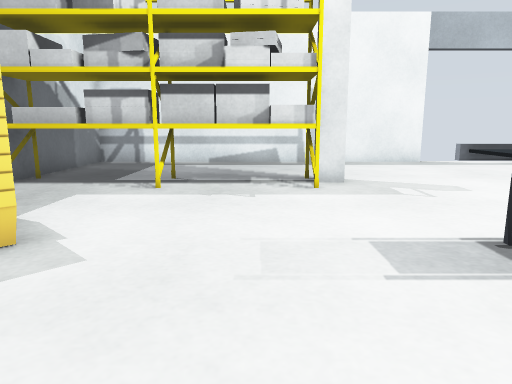
view 1 (above)

17 first-person views from a walk through a robot-simulator world made for Gazebo. The camera is 0.72 m above the floor, tilts 10° down and sees 70° across. The floor is counted in squares, 0.5 m on a side. Each view is taken from the middle of a square. On the plan, view 1 faces up. The plan holds only what a view shows up to about 16 squares ahead; the rest is blank.

view 2
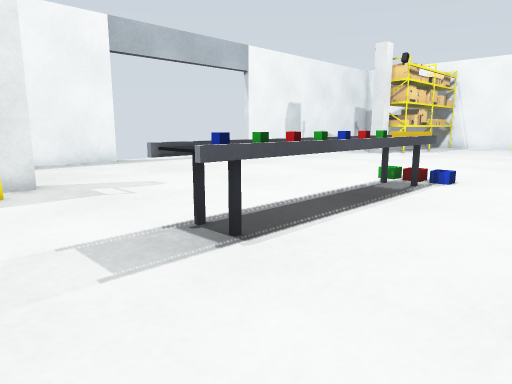

view 3
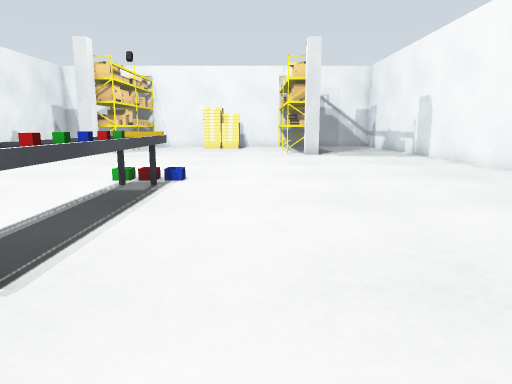

view 4
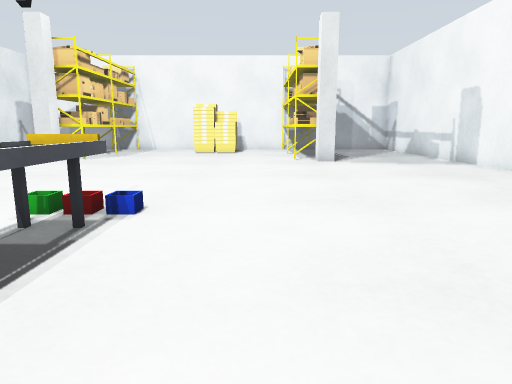

view 5
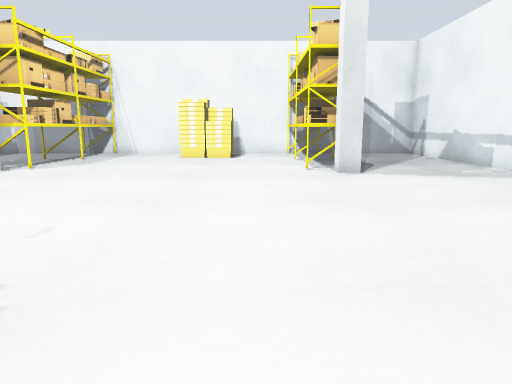

view 6
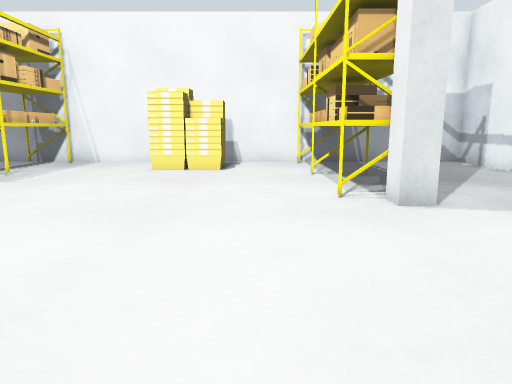

view 7
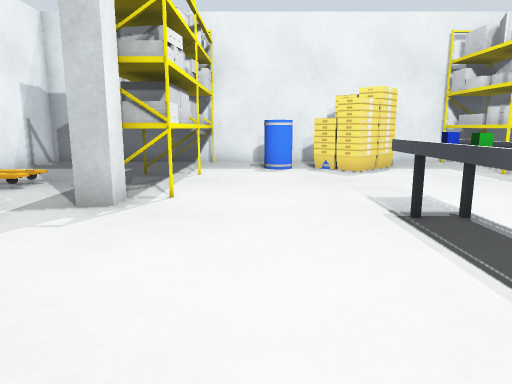

view 8
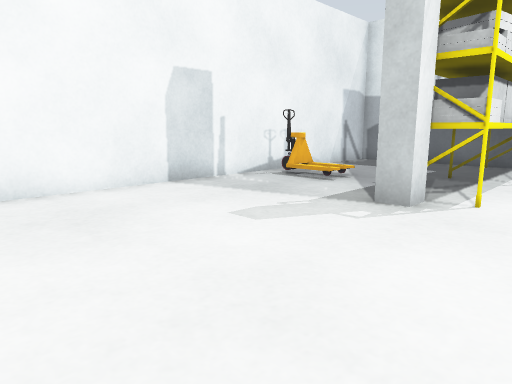

view 9
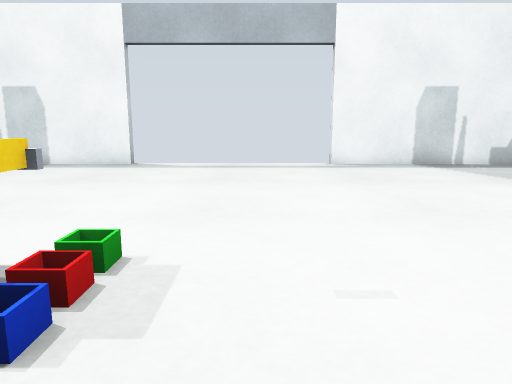

view 10
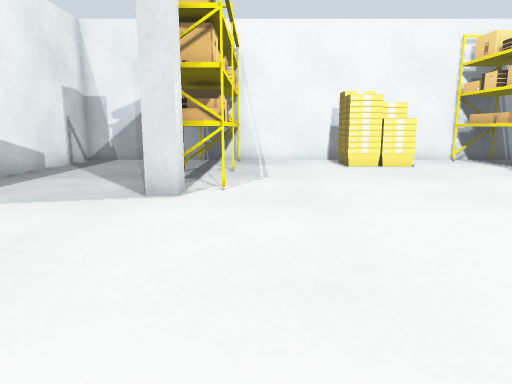

view 11
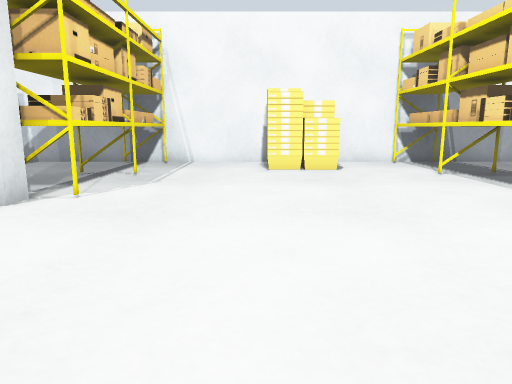

view 12
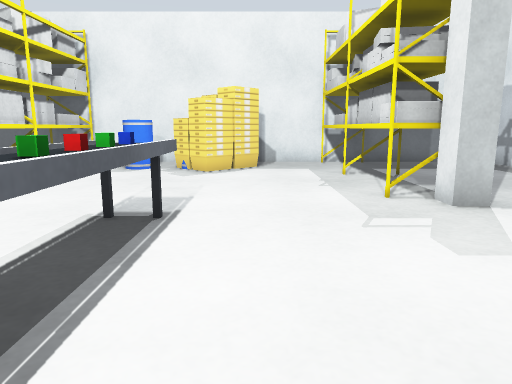

view 13
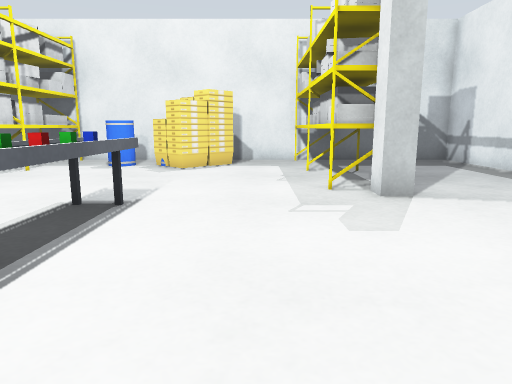

view 14
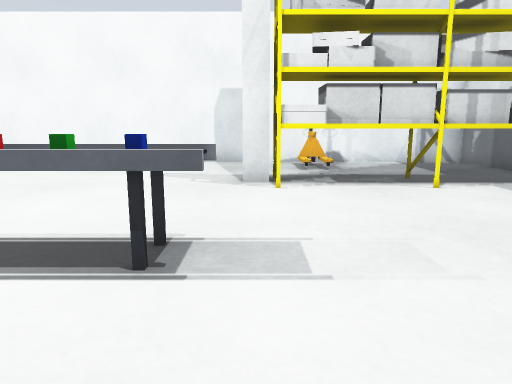

view 15
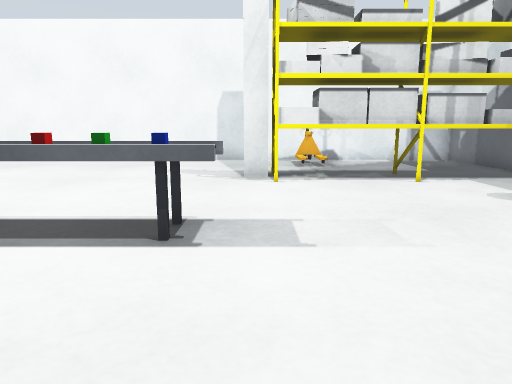

view 16
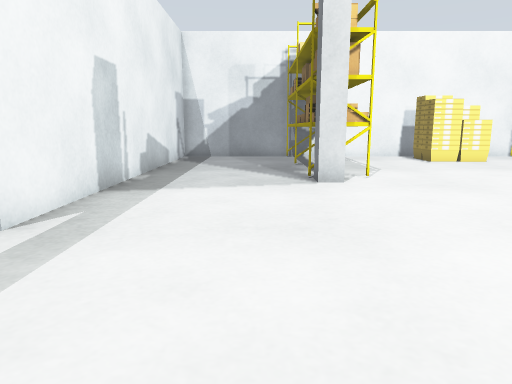

view 17
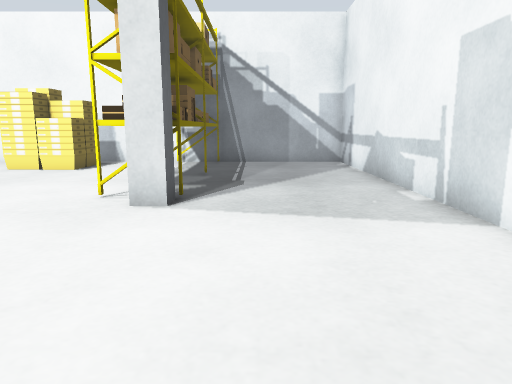

### Floor plan
Key: @ floor where view 1 was taken; # wall or solid block; x gap in a wall; . floor; S shelf; P pillar; B bucket; I bin; L blue box; G green box; R red box; A barrel; E pallet; O other object.
Columns run from 7 left of view 1 to 29 right of it. Each row starts with its distance up from view 1.
 16 ##############x       x##############
 15 #......... .........................#
 14 #......... .........................#
 13 #...................................#
 12 #...................................#
 11 #...................................#
 10 #SSSSSSSSP.................PSSSSSSSS#
  9 #SSSSSSSS...................SSSSSSSS#
  8 #...................................#
  7 #...................................#
  6 #.B.................................#
  5 #  B.............I..................#
  4 # OOB.....LGRGOOOI...............BB #
  3 #..O.............I...............BB #
  2 #..A.............................BB.#
  1 #...................................#
  0 #......@............................#
 -1 #SSSSSSSS...................SSSSSSSS#
 -2 #SSSSSSSSP.................PSSSSSSSS#
 -3 #...................................#
 -4 #...................................#
 -5 #...................................#
 -6 #......E............................#
 -7 #......E............................#
 -8 #####################################

Positions as (right, up) in squares from view 1, and headings:
1: (0, 0), facing up
2: (0, 0), facing up-right
3: (0, 1), facing right
4: (4, 1), facing right
5: (8, 1), facing right
6: (13, 1), facing right
7: (9, 1), facing left
8: (9, 1), facing down-left
9: (12, 1), facing up
10: (12, 8), facing right
11: (13, 5), facing right
12: (9, 6), facing left
13: (10, 7), facing left
14: (2, 8), facing down
15: (2, 9), facing down
16: (10, 12), facing right
17: (13, -4), facing right
